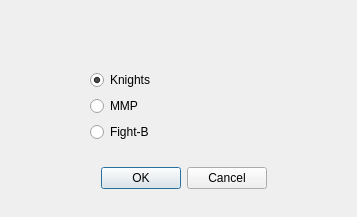
<?xml version="1.0" encoding="UTF-8"?>
<ui version="4.0">
 <class>GameChooser</class>
 <widget class="QDialog" name="GameChooser">
  <property name="geometry">
   <rect>
    <x>0</x>
    <y>0</y>
    <width>357</width>
    <height>217</height>
   </rect>
  </property>
  <property name="sizePolicy">
   <sizepolicy hsizetype="Fixed" vsizetype="Fixed">
    <horstretch>0</horstretch>
    <verstretch>0</verstretch>
   </sizepolicy>
  </property>
  <property name="windowTitle">
   <string>Dialog</string>
  </property>
  <widget class="QWidget" name="layoutWidget">
   <property name="geometry">
    <rect>
     <x>90</x>
     <y>70</y>
     <width>177</width>
     <height>119</height>
    </rect>
   </property>
   <layout class="QVBoxLayout" name="verticalLayout">
    <item>
     <widget class="QRadioButton" name="type1">
      <property name="text">
       <string>Knights</string>
      </property>
      <property name="checked">
       <bool>true</bool>
      </property>
     </widget>
    </item>
    <item>
     <widget class="QRadioButton" name="type2">
      <property name="text">
       <string>MMP</string>
      </property>
     </widget>
    </item>
    <item>
     <widget class="QRadioButton" name="type3">
      <property name="text">
       <string>Fight-B</string>
      </property>
     </widget>
    </item>
    <item>
     <spacer name="verticalSpacer">
      <property name="orientation">
       <enum>Qt::Vertical</enum>
      </property>
      <property name="sizeHint" stdset="0">
       <size>
        <width>20</width>
        <height>40</height>
       </size>
      </property>
     </spacer>
    </item>
    <item>
     <widget class="QDialogButtonBox" name="buttonBox">
      <property name="orientation">
       <enum>Qt::Horizontal</enum>
      </property>
      <property name="standardButtons">
       <set>QDialogButtonBox::Cancel|QDialogButtonBox::Ok</set>
      </property>
     </widget>
    </item>
   </layout>
  </widget>
 </widget>
 <resources/>
 <connections>
  <connection>
   <sender>buttonBox</sender>
   <signal>rejected()</signal>
   <receiver>GameChooser</receiver>
   <slot>reject()</slot>
   <hints>
    <hint type="sourcelabel">
     <x>316</x>
     <y>260</y>
    </hint>
    <hint type="destinationlabel">
     <x>286</x>
     <y>274</y>
    </hint>
   </hints>
  </connection>
 </connections>
</ui>
